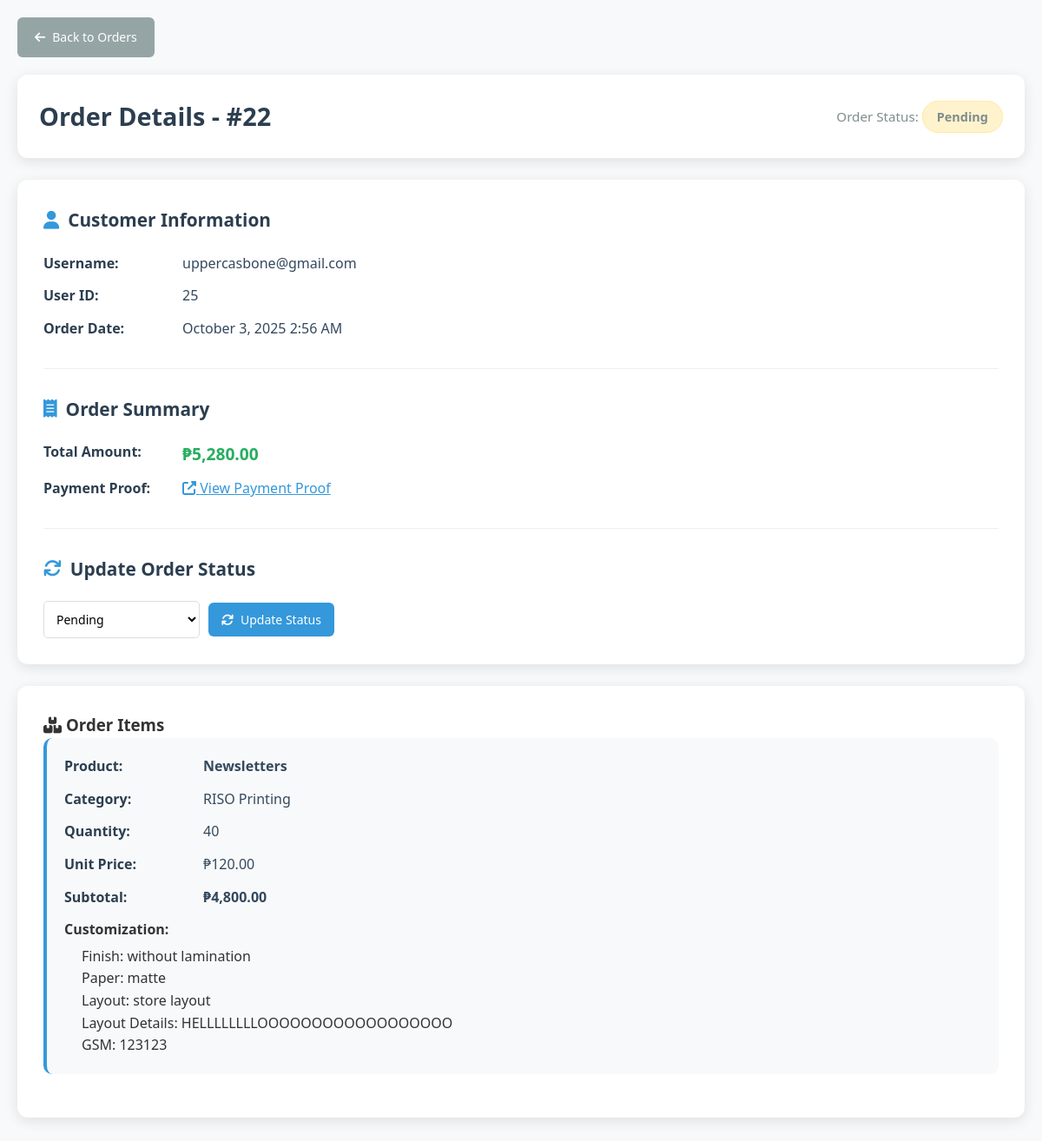
Screenshot of /pages/website/admin_order_details.php?id=22 (signed in) with the database file from the repository.
### tables this page shows
CREATE TABLE `orders` (
  `order_id` int(11) NOT NULL,
  `user_id` int(11) NOT NULL,
  `total_amount` decimal(10,2) NOT NULL,
  `status` enum('pending','paid','processing','ready_for_pickup','completed','cancelled') DEFAULT 'pending',
  `payment_proof` varchar(255) DEFAULT NULL,
  `created_at` timestamp NOT NULL DEFAULT current_timestamp(),
  `updated_at` timestamp NOT NULL DEFAULT current_timestamp() ON UPDATE current_timestamp()
);

CREATE TABLE `users` (
  `id` int(11) NOT NULL,
  `username` varchar(50) NOT NULL,
  `password` varchar(255) NOT NULL,
  `role` enum('admin','employee','customer') NOT NULL DEFAULT 'employee'
);

CREATE TABLE `order_items` (
  `order_item_id` int(11) NOT NULL,
  `order_id` int(11) NOT NULL,
  `product_id` int(11) NOT NULL,
  `product_name` varchar(100) NOT NULL,
  `product_category` varchar(50) NOT NULL,
  `unit_price` decimal(10,2) NOT NULL,
  `quantity` int(11) NOT NULL,
  `layout_option` varchar(50) DEFAULT NULL,
  `layout_details` text DEFAULT NULL,
  `gsm_option` varchar(50) DEFAULT NULL,
  `user_layout_files` varchar(255) DEFAULT NULL,
  `design_image` text DEFAULT NULL,
  `size_option` varchar(50) DEFAULT NULL,
  `custom_size` varchar(100) DEFAULT NULL,
  `color_option` varchar(50) DEFAULT NULL,
  `custom_color` varchar(100) DEFAULT NULL,
  `finish_option` varchar(50) DEFAULT NULL,
  `paper_option` varchar(50) DEFAULT NULL,
  `binding_option` varchar(50) DEFAULT NULL
);

CREATE TABLE `finish_options` (
  `id` int(11) NOT NULL,
  `option_name` varchar(50) NOT NULL
);

CREATE TABLE `paper_options` (
  `id` int(11) NOT NULL,
  `option_name` varchar(50) NOT NULL
);

CREATE TABLE `layout_options` (
  `id` int(11) NOT NULL,
  `option_name` varchar(50) NOT NULL
);

### pages/website/admin_order_details.php (the view, shortened to what this page needs)
<?php
require_once '../../config/db.php';
$order_id = $_GET['id'];
$query = "SELECT o.*, u.username
          FROM orders o
          JOIN users u ON o.user_id = u.id
          WHERE o.order_id = ?";
$stmt = $inventory->prepare($query);
$stmt->bind_param("i", $order_id);
$stmt->execute();
$order = $stmt->get_result()->fetch_assoc();
$query = "SELECT oi.*,
                 po.option_name as paper_option_name,
                 fo.option_name as finish_option_name,
                 bo.option_name as binding_option_name,
                 lo.option_name as layout_option_name,
                 -- T-Shirt options
                 ts.size_name as tshirt_size_name,
                 tc.color_name as tshirt_color_name,
                 -- Tote Bag options
                 tos.size_name as tote_size_name,
                 toc.color_name as tote_color_name,
                 -- Paper Bag options
                 pbs.size_name as paperbag_size_name,
                 pbs.dimensions as paperbag_dimensions,
                 -- Mug options
                 ms.size_name as mug_size_name,
                 mc.color_name as mug_color_name
          FROM order_items oi
          LEFT JOIN paper_options po ON oi.paper_option = po.id
          LEFT JOIN finish_options fo ON oi.finish_option = fo.id
          LEFT JOIN binding_options bo ON oi.binding_option = bo.id
          LEFT JOIN layout_options lo ON oi.layout_option = lo.id
          -- Other Services joins
          LEFT JOIN tshirt_sizes ts ON (oi.product_category = 'Other Services' AND oi.product_name = 'T-Shirts' AND oi.size_option = ts.id)
          LEFT JOIN tshirt_colors tc ON (oi.product_category = 'Other Services' AND oi.product_name = 'T-Shirts' AND oi.color_option = tc.id)
          LEFT JOIN totesize_options tos ON (oi.product_category = 'Other Services' AND oi.product_name = 'Tote Bag' AND oi.size_option = tos.id)
          LEFT JOIN totecolor_options toc ON (oi.product_category = 'Other Services' AND oi.product_name = 'Tote Bag' AND oi.color_option = toc.id)
          LEFT JOIN paperbag_size_options pbs ON (oi.product_category = 'Other Services' AND oi.product_name = 'Paper Bag' AND oi.size_option = pbs.id)
          LEFT JOIN mug_size_options ms ON (oi.product_category = 'Other Services' AND oi.product_name = 'Mug' AND oi.size_option = ms.id)
          LEFT JOIN mug_color_options mc ON (oi.product_category = 'Other Services' AND oi.product_name = 'Mug' AND oi.color_option = mc.id)
          WHERE oi.order_id = ?";
$stmt = $inventory->prepare($query);
$stmt->bind_param("i", $order_id);
$stmt->execute();
$order_items = $stmt->get_result()->fetch_all(MYSQLI_ASSOC);
?>
<!DOCTYPE html>
<html lang="en">
<head>
    <link rel="stylesheet" href="https://cdnjs.cloudflare.com/ajax/libs/font-awesome/6.4.0/css/all.min.css">
</head>
<body>
    <div class="admin-container">
        <div class="main-content">
            <a href="admin_orders.php" class="back-btn">
                <i class="fas fa-arrow-left"></i> Back to Orders
            </a>
            <div class="header">
                <h1>Order Details - #<?php echo $order['order_id']; ?></h1>
                <div class="user-info">
                    <span>Order Status:
                        <span class="status-badge status-<?php echo $order['status']; ?>">
                            <?php echo ucfirst(str_replace('_', ' ', $order['status'])); ?>
                        </span>
                    </span>
                </div>
            </div>
            <div class="order-details-container">
                <div class="detail-section">
                    <h3><i class="fas fa-user"></i> Customer Information</h3>
                    <div class="detail-row">
                        <span class="detail-label">Username:</span>
                        <span class="detail-value"><?php echo htmlspecialchars($order['username']); ?></span>
                    </div>
                    <div class="detail-row">
                        <span class="detail-label">User ID:</span>
                        <span class="detail-value"><?php echo $order['user_id']; ?></span>
                    </div>
                    <div class="detail-row">
                        <span class="detail-label">Order Date:</span>
                        <span class="detail-value"><?php echo date('F j, Y g:i A', strtotime($order['created_at'])); ?></span>
                    </div>
                </div>
                <div class="detail-section">
                    <h3><i class="fas fa-receipt"></i> Order Summary</h3>
                    <div class="detail-row">
                        <span class="detail-label">Total Amount:</span>
                        <span class="detail-value" style="font-weight: bold; font-size: 1.2em; color: #27ae60;">
                            ₱<?php echo number_format($order['total_amount'], 2); ?>
                        </span>
                    </div>
                    <div class="detail-row">
                        <span class="detail-label">Payment Proof:</span>
                        <span class="detail-value">
                            <?php if ($order['payment_proof']):
                                $proof_path = "../../assets/uploads/payments/user_" . $order['user_id'] . "/" . $order['payment_proof'];
                                if (file_exists($proof_path)): ?>
                                    <a href="<?php echo $proof_path; ?>" target="_blank" style="color: #3498db;">
                                        <i class="fas fa-external-link-alt"></i> View Payment Proof
                                    </a>
                                <?php else: ?>
                                    <span style="color: #e74c3c;">File not found</span>
                                <?php endif; ?>
                            <?php else: ?>
                                <span style="color: #95a5a6;">No payment proof uploaded</span>
                            <?php endif; ?>
                        </span>
                    </div>
                </div>
                <div class="detail-section">
                    <h3><i class="fas fa-sync"></i> Update Order Status</h3>
                    <form method="post" action="admin_orders.php" style="display: flex; gap: 10px; align-items: center;">
                        <select name="status" class="status-select" style="padding: 10px; border-radius: 5px; border: 1px solid #ddd;">
                            <option value="pending" <?php echo $order['status'] == 'pending' ? 'selected' : ''; ?>>Pending</option>
                        </select>
                        <button type="submit" name="update_status" class="update-btn" style="padding: 10px 15px;">
                            <i class="fas fa-sync"></i> Update Status
                        </button>
                    </form>
                </div>
            </div>
            <div class="order-details-container">
                <h3><i class="fas fa-boxes"></i> Order Items</h3>
                <?php foreach ($order_items as $item): ?>
                <div class="item-details">
                    <div class="detail-row">
                        <span class="detail-label">Product:</span>
                        <span class="detail-value" style="font-weight: bold;"><?php echo htmlspecialchars($item['product_name']); ?></span>
                    </div>
                    <div class="detail-row">
                        <span class="detail-label">Category:</span>
                        <span class="detail-value"><?php echo htmlspecialchars($item['product_category']); ?></span>
                    </div>
                    <div class="detail-row">
                        <span class="detail-label">Quantity:</span>
                        <span class="detail-value"><?php echo $item['quantity']; ?></span>
                    </div>
                    <div class="detail-row">
                        <span class="detail-label">Unit Price:</span>
                        <span class="detail-value">₱<?php echo number_format($item['unit_price'], 2); ?></span>
                    </div>
                    <div class="detail-row">
                        <span class="detail-label">Subtotal:</span>
                        <span class="detail-value" style="font-weight: bold;">₱<?php echo number_format($item['unit_price'] * $item['quantity'], 2); ?></span>
                    </div>
                    <?php if ($item['size_option'] || $item['color_option'] || $item['finish_option'] || $item['paper_option'] || $item['binding_option'] || $item['layout_option'] || $item['gsm_option']): ?>
                    <div style="margin-top: 10px;">
                        <strong>Customization:</strong>
                        <div style="margin-left: 20px; margin-top: 5px;">
                            <?php
                            $category = $item['product_category'];
                            if ($category !== 'Other Services'):
                                if ($item['finish_option_name']):
                                    echo '<div>Finish: ' . htmlspecialchars($item['finish_option_name']) . '</div>';
                                endif;
                                if ($item['paper_option_name']):
                                    echo '<div>Paper: ' . htmlspecialchars($item['paper_option_name']) . '</div>';
                                endif;
                                if ($item['layout_option_name']):
                                    echo '<div>Layout: ' . htmlspecialchars($item['layout_option_name']) . '</div>';
                                endif;
                                if ($item['layout_details']):
                                    echo '<div>Layout Details: ' . htmlspecialchars($item['layout_details']) . '</div>';
                                endif;
                                if ($item['gsm_option']):
                                    echo '<div>GSM: ' . htmlspecialchars($item['gsm_option']) . '</div>';
                                endif;
                            endif;
                            ?>
                        </div>
                    </div>
                    <?php endif; ?>
                </div>
                <?php endforeach; ?>
            </div>
        </div>
    </div>
</body>
</html>

### pages/website/admin_order_details.php (style rules this page uses)
* { margin: 0; padding: 0; box-sizing: border-box; font-family: 'Segoe UI', Tahoma, Geneva, Verdana, sans-serif; }
body { background-color: #f8f9fa; color: #333; line-height: 1.6; }
.admin-container { display: flex; min-height: 100vh; }
.main-content { flex: 1; padding: 20px; background: #f8f9fa; }
.header { background: white; padding: 25px; border-radius: 12px; box-shadow: 0 4px 15px rgba(0,0,0,0.1); margin-bottom: 25px; display: flex; justify-content: space-between; align-items: center; }
.header h1 { color: #2c3e50; font-size: 1.8em; margin: 0; }
.user-info { display: flex; align-items: center; gap: 15px; }
.user-info span { color: #7f8c8d; font-size: 0.95em; }
.back-btn { background: #95a5a6; color: white; padding: 12px 20px; border: none; border-radius: 6px; cursor: pointer; text-decoration: none; display: inline-flex; align-items: center; gap: 8px; margin-bottom: 20px; transition: background 0.3s; font-size: 14px; }
.order-details-container { background: white; padding: 30px; border-radius: 12px; box-shadow: 0 4px 15px rgba(0,0,0,0.1); margin-bottom: 25px; }
.detail-section { margin-bottom: 30px; padding-bottom: 20px; border-bottom: 1px solid #ecf0f1; }
.detail-section:last-child { border-bottom: none; margin-bottom: 0; padding-bottom: 0; }
.detail-section h3 { color: #2c3e50; margin-bottom: 20px; font-size: 1.3em; display: flex; align-items: center; gap: 10px; }
.detail-section h3 i { color: #3498db; }
.detail-row { display: flex; margin-bottom: 12px; align-items: flex-start; }
.detail-label { font-weight: 600; color: #2c3e50; min-width: 160px; flex-shrink: 0; }
.detail-value { color: #34495e; flex: 1; }
.item-details { background: #f8f9fa; padding: 20px; border-radius: 10px; margin-bottom: 20px; border-left: 4px solid #3498db; }
.status-badge { padding: 8px 16px; border-radius: 20px; font-size: 0.85em; font-weight: 600; text-transform: capitalize; }
.status-pending { background: #fff3cd; color: #856404; border: 1px solid #ffeaa7; }
.status-select { padding: 10px 12px; border-radius: 6px; border: 1px solid #ddd; background: white; font-size: 14px; min-width: 180px; }
.update-btn { background: #3498db; color: white; border: none; padding: 10px 20px; border-radius: 6px; cursor: pointer; font-size: 14px; transition: background 0.3s; display: flex; align-items: center; gap: 8px; }

### rows the page displays
orders: order_id "22", status "Pending", user.username "uppercasbone@gmail.com", user "25", created_at "October 3, 2025 2:56 AM", total_amount "5,280.00"
order_items: product_name "Newsletters", product_category "RISO Printing", quantity "40", unit_price "120.00", $item['unit_price'] * $item['quantity'] "4,800.00", finish_options.option_name "without lamination", paper_options.option_name "matte", layout_options.option_name "store layout", layout_details "HELLLLLLLLOOOOOOOOOOOOOOOOOO", gsm_option "123123"
